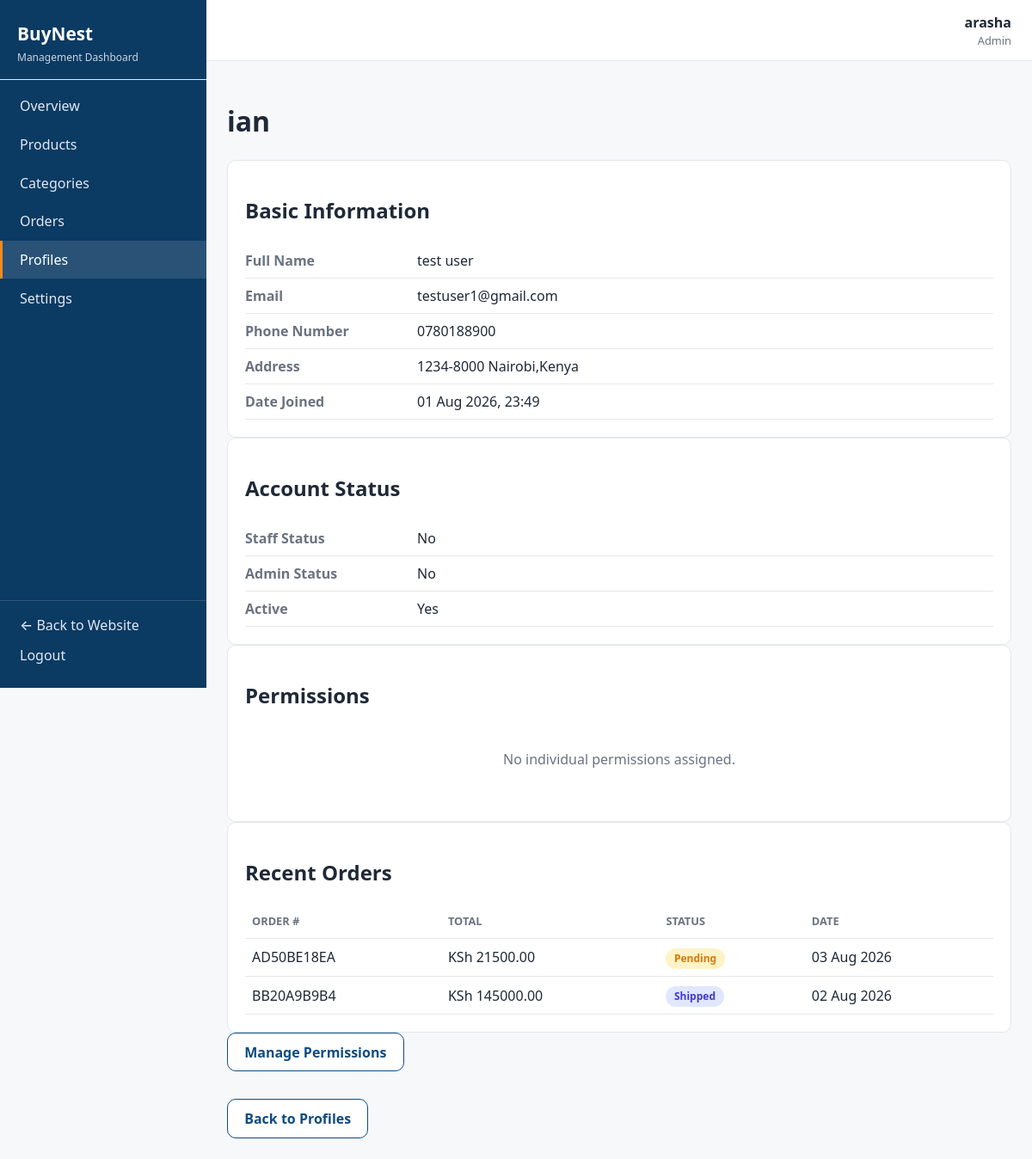
The app's page /dashboard/profiles/2/ (signed in) with its own data.
### authentication/models.py (models this page shows, shortened)
class User(AbstractUser):
    phone_number = models.CharField(max_length=15, blank=True)
    address = models.TextField(blank=True)

### orders/models.py (models this page shows, shortened)
class Order(models.Model):
    STATUS_CHOICES = [
        ('pending', 'Pending'),
        ('processing', 'Processing'),
        ('shipped', 'Shipped'),
        ('delivered', 'Delivered'),
        ('cancelled', 'Cancelled'),
    ]
    user = models.ForeignKey(settings.AUTH_USER_MODEL, on_delete=models.CASCADE, related_name='orders')
    order_number = models.CharField(max_length=20, unique=True, blank=True)
    full_name = models.CharField(max_length=200)
    email = models.EmailField()
    phone_number = models.CharField(max_length=20)
    delivery_address = models.TextField()
    total_amount = models.DecimalField(max_digits=10, decimal_places=2, default=0)
    status = models.CharField(max_length=20, choices=STATUS_CHOICES, default='pending')
    date_created = models.DateTimeField(auto_now_add=True)
    date_updated = models.DateTimeField(auto_now=True)
    class Meta:
        ordering = ['-date_created']

### dashboard/views.py (the view)
# urls.py: path('profiles/<int:pk>/', views.profile_detail, name='profile_detail'),
@dashboard_permission_required('authentication.view_user')
def profile_detail(request, pk):
    profile = get_object_or_404(User, pk=pk)
    recent_orders = Order.objects.filter(user=profile).order_by('-date_created')[:10]
    return render(request, 'dashboard/profiles/profile_detail.html', {
        'active_section': 'profiles', 'profile_user': profile, 'recent_orders': recent_orders,
    })

### dashboard/templates/dashboard/profiles/profile_detail.html (shortened to what this page needs)
{% extends "dashboard/base_dashboard.html" %}
{% block dashboard_content %}
<h1>{{ profile_user.username }}</h1>
<div class="dashboard-panel">
    <h2>Basic Information</h2>
    <table class="dashboard-detail-table">
        <tr><th>Full Name</th><td>{{ profile_user.get_full_name|default:"—" }}</td></tr>
        <tr><th>Email</th><td>{{ profile_user.email }}</td></tr>
        <tr><th>Phone Number</th><td>{{ profile_user.phone_number|default:"—" }}</td></tr>
        <tr><th>Address</th><td>{{ profile_user.address|default:"—" }}</td></tr>
        <tr><th>Date Joined</th><td>{{ profile_user.date_joined|date:"d M Y, H:i" }}</td></tr>
    </table>
</div>
<div class="dashboard-panel">
    <h2>Account Status</h2>
    <table class="dashboard-detail-table">
        <tr><th>Staff Status</th><td>{% if profile_user.is_staff %}Yes{% else %}No{% endif %}</td></tr>
        <tr><th>Admin Status</th><td>{% if profile_user.is_superuser %}Yes{% else %}No{% endif %}</td></tr>
        <tr><th>Active</th><td>{% if profile_user.is_active %}Yes{% else %}No{% endif %}</td></tr>
    </table>
</div>
<div class="dashboard-panel">
    <h2>Permissions</h2>
    {% if profile_user.is_superuser %}
        <p class="empty-state">Admin accounts implicitly have every permission.</p>
    {% elif profile_user.user_permissions.all %}
        <ul>
            {% for perm in profile_user.user_permissions.all %}
                <li>{{ perm.name }}</li>
            {% endfor %}
        </ul>
    {% else %}
        <p class="empty-state">No individual permissions assigned.</p>
    {% endif %}
</div>
<div class="dashboard-panel">
    <h2>Recent Orders</h2>
    {% if recent_orders %}
    <div class="table-responsive">
        <table class="dashboard-table">
            <thead><tr><th>Order #</th><th>Total</th><th>Status</th><th>Date</th></tr></thead>
            <tbody>
            {% for order in recent_orders %}
                <tr>
                    <td>{{ order.order_number }}</td>
                    <td>KSh {{ order.total_amount }}</td>
                    <td><span class="status-badge status-{{ order.status }}">{{ order.get_status_display }}</span></td>
                    <td>{{ order.date_created|date:"d M Y" }}</td>
                </tr>
            {% endfor %}
            </tbody>
        </table>
    </div>
    {% else %}
    <p class="empty-state">This user has not placed any orders yet.</p>
    {% endif %}
</div>
{% if user.is_superuser %}
<div class="dashboard-quick-actions">
    <a href="{% url 'dashboard:settings_permissions' profile_user.pk %}" class="btn btn-secondary">Manage Permissions</a>
</div>
{% endif %}
<a href="{% url 'dashboard:profile_list' %}" class="btn btn-secondary">Back to Profiles</a>
{% endblock %}

### dashboard/templates/dashboard/base_dashboard.html (shortened to what this page needs)
{% load static %}
<!DOCTYPE html>
<html lang="en">
<head>
    <link rel="stylesheet" href="{% static 'css/style.css' %}">
    <link rel="stylesheet" href="{% static 'css/dashboard.css' %}">
</head>
<body class="dashboard-body">
    <div class="dashboard-layout">
        <aside class="dashboard-sidebar" id="dashboardSidebar">
            <div class="dashboard-sidebar-header">
                <a href="{% url 'dashboard:home' %}" class="dashboard-brand">BuyNest</a>
                <span class="dashboard-subtitle">Management Dashboard</span>
            </div>
            <nav class="dashboard-nav">
                <a href="{% url 'dashboard:home' %}"
                    class="dashboard-nav-link {% if active_section == 'home' %}active{% endif %}">Overview</a>
                {% if perms.products.view_product %}
                <a href="{% url 'dashboard:product_list' %}"
                    class="dashboard-nav-link {% if active_section == 'products' %}active{% endif %}">Products</a>
                {% endif %}
                {% if perms.products.view_category %}
                <a href="{% url 'dashboard:category_list' %}"
                    class="dashboard-nav-link {% if active_section == 'categories' %}active{% endif %}">Categories</a>
                {% endif %}
                {% if perms.orders.view_order %}
                <a href="{% url 'dashboard:order_list' %}"
                 class="dashboard-nav-link {% if active_section == 'orders' %}active{% endif %}">Orders</a>
                {% endif %}
                {% if perms.authentication.view_user %}
                <a href="{% url 'dashboard:profile_list' %}"
                    class="dashboard-nav-link {% if active_section == 'profiles' %}active{% endif %}">Profiles</a>
                {% endif %}
                {% if user.is_superuser %}
                <a href="{% url 'dashboard:settings_list' %}"
                    class="dashboard-nav-link {% if active_section == 'settings' %}active{% endif %}">Settings</a>
                {% endif %}
            </nav>
            <div class="dashboard-sidebar-footer">
                <a href="{% url 'home' %}" class="dashboard-nav-link">&larr; Back to Website</a>
                <form action="{% url 'authentication:logout' %}" method="post" class="inline-form">
                    <button type="submit" class="dashboard-nav-link link-button">Logout</button>
                </form>
            </div>
        </aside>
        <div class="dashboard-main">
            <header class="dashboard-topbar">
                <div class="dashboard-topbar-user">
                    <span class="dashboard-user-name">{{ user.get_full_name|default:user.username }}</span>
                    <span class="dashboard-user-role">
                        {% if user.is_superuser %}Admin{% else %}Staff{% endif %}
                    </span>
                </div>
            </header>
            <main class="dashboard-content">
                {% block dashboard_content %}{% endblock %}
            </main>
        </div>
    </div>
</body>
</html>

### static/css/style.css (style rules this page uses)
:root { --primary-color: #0f4c81; --primary-dark: #0b3a63; --secondary-color: #1c9d8f; --accent-color: #f5891f; --background-color: #f7f8fa; --surface-color: #ffffff; --text-color: #1f2937; --muted-text-color: #6b7280; --border-color: #e5e7eb; --success-color: #15803d; --warning-color: #d97706; --danger-color: #dc2626; --border-radius: 10px; --container-width: 1200px; }
* { box-sizing: border-box; }
body { margin: 0; font-family: 'Segoe UI', system-ui, -apple-system, sans-serif; background-color: var(--background-color); color: var(--text-color); line-height: 1.5; }
a { color: var(--primary-color); text-decoration: none; }
.link-button { background: none; border: none; padding: 0; font: inherit; color: var(--text-color); font-weight: 500; cursor: pointer; }
.inline-form { display: inline; }
.btn { display: inline-block; padding: 0.6rem 1.2rem; border-radius: var(--border-radius); font-weight: 600; cursor: pointer; border: none; text-align: center; }
.btn-secondary { background-color: var(--surface-color); color: var(--primary-color); border: 1px solid var(--primary-color); }

### static/css/dashboard.css (style rules this page uses)
.dashboard-body { margin: 0; background-color: var(--background-color); }
.dashboard-layout { display: flex; min-height: 100vh; }
.dashboard-sidebar { width: 240px; flex-shrink: 0; background-color: var(--primary-dark, var(--primary-color)); color: #fff; display: flex; flex-direction: column; justify-content: space-between; position: sticky; top: 0; height: 100vh; }
.dashboard-sidebar-header { padding: 1.5rem 1.25rem 1rem; border-bottom: 1px solid var(--border-color); }
.dashboard-brand { color: #fff; font-size: 1.3rem; font-weight: 700; }
.dashboard-subtitle { display: block; color: #cbd5e1; font-size: 0.75rem; margin-top: 0.15rem; }
.dashboard-nav { display: flex; flex-direction: column; padding: 0.5rem 0; flex: 1; }
.dashboard-nav-link { color: #e2e8f0; padding: 0.65rem 1.25rem; font-weight: 500; border-left: 3px solid transparent; }
.dashboard-nav-link.active { background-color: rgba(255, 255, 255, 0.12); border-left-color: var(--accent-color); color: #fff; }
.dashboard-sidebar-footer { padding: 1rem 0; border-top: 1px solid rgba(255, 255, 255, 0.15); }
.dashboard-sidebar-footer .link-button { color: #e2e8f0; width: 100%; text-align: left; }
.dashboard-main { flex: 1; min-width: 0; }
.dashboard-topbar { display: flex; align-items: center; justify-content: space-between; background-color: var(--surface-color); border-bottom: 1px solid var(--border-color); padding: 0.85rem 1.5rem; }
.dashboard-topbar-user { display: flex; flex-direction: column; align-items: flex-end; margin-left: auto; }
.dashboard-user-name { font-weight: 600; }
.dashboard-user-role { font-size: 0.8rem; color: var(--muted-text-color); }
.dashboard-content { padding: 1.5rem; }
.dashboard-quick-actions { display: flex; flex-wrap: wrap; gap: 0.75rem; margin-bottom: 2rem; }
.dashboard-panel { background-color: var(--surface-color); border: 1px solid var(--border-color); border-radius: var(--border-radius); padding: 1.25rem; }
.table-responsive { overflow-x: auto; }
.dashboard-table { width: 100%; border-collapse: collapse; min-width: 480px; }
.dashboard-table th, .dashboard-table td { text-align: left; padding: 0.6rem 0.5rem; border-bottom: 1px solid var(--border-color); white-space: nowrap; }
.dashboard-table th { color: var(--muted-text-color); font-size: 0.8rem; text-transform: uppercase; }
.status-badge { padding: 0.2rem 0.6rem; border-radius: 999px; font-size: 0.75rem; font-weight: 600; background-color: var(--border-color); color: var(--text-color); }
.status-pending { background: #fef3c7; color: var(--warning-color); }
.status-shipped { background: #e0e7ff; color: #4338ca; }
.empty-state { color: var(--muted-text-color); text-align: center; padding: 1.5rem 0; }
.dashboard-detail-table { width: 100%; border-collapse: collapse; }
.dashboard-detail-table th, .dashboard-detail-table td { text-align: left; padding: 0.5rem 0.75rem 0.5rem 0; border-bottom: 1px solid var(--border-color); }
.dashboard-detail-table th { width: 200px; color: var(--muted-text-color); font-weight: 600; }

### records on screen
User: get_full_name "arasha"
User: username "ian", get_full_name "test user", email "testuser1@gmail.com", phone_number "0780188900", address "1234-8000 Nairobi,Kenya", date_joined "01 Aug 2026, 23:49"
Order: order_number "AD50BE18EA", total_amount "21500.00", status "Pending", date_created "03 Aug 2026"
Order: order_number "BB20A9B9B4", total_amount "145000.00", status "Shipped", date_created "02 Aug 2026"
